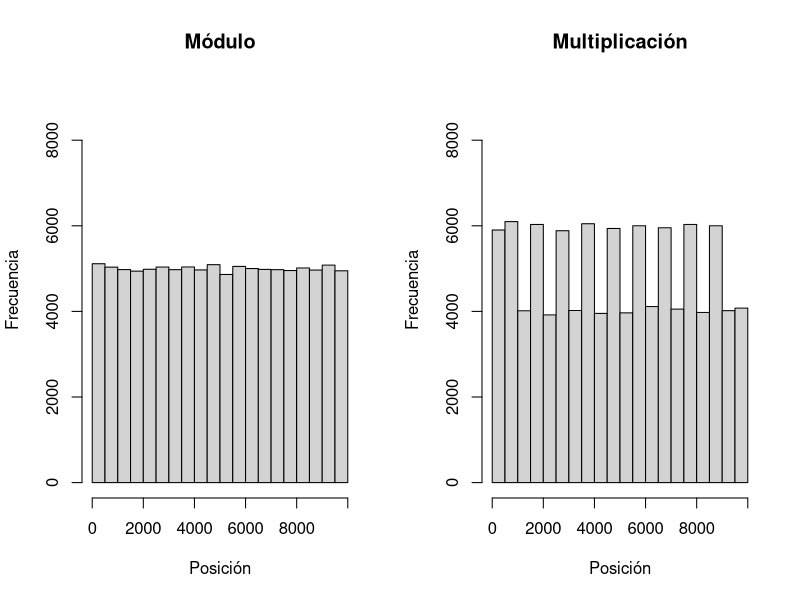
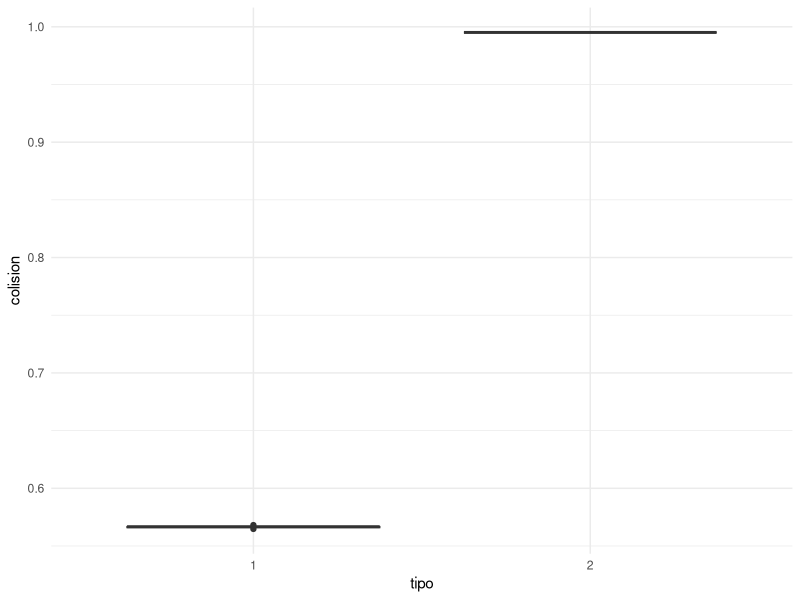

These charts were generated, in order, by the following R code:
library(ggplot2)

setwd('/Users/dago/Documents/Courses/algorithms/A11')
data = read.csv('out.csv',sep=';')


data_t1 = data[data$tipo == 1, ]
data_t2 = data[data$tipo == 2, ]

par(mfrow=c(1,2))
hist(data_t1$key,probability = FALSE,ylim = c(0,9000),xlab ='Posición',ylab='Frecuencia',main = 'Módulo')
hist(data_t2$key,probability = FALSE,ylim = c(0,9000),xlab ='Posición',ylab='Frecuencia',main = 'Multiplicación')

agg = aggregate(data, by=list(data$repeticion,data$tipo), FUN=mean, na.rm=TRUE)
agg$tipo = as.factor(agg$tipo)

ggplot(data = agg, aes(y = colision, x = tipo)) + geom_boxplot() + theme_minimal()


